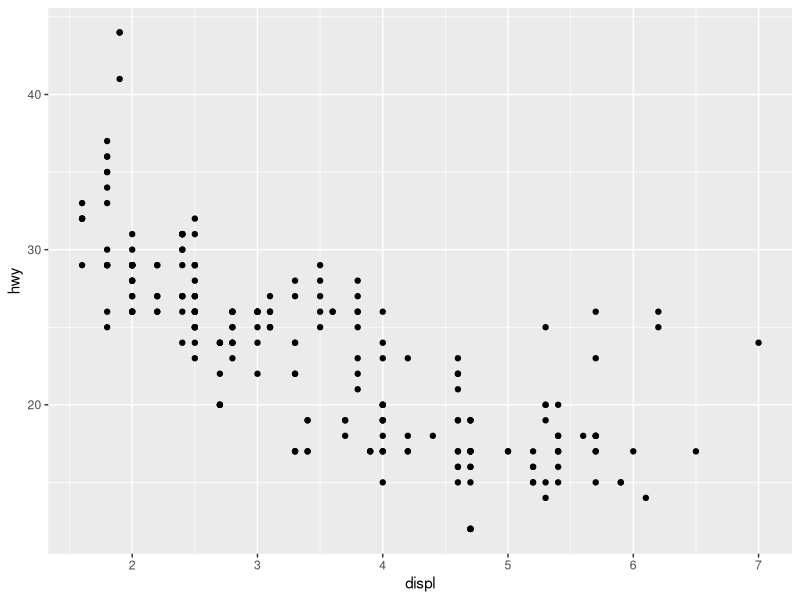
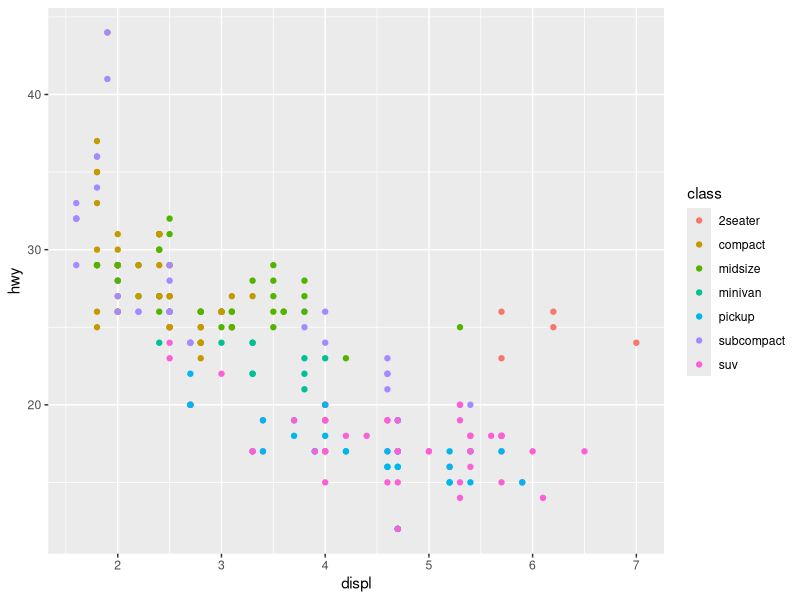
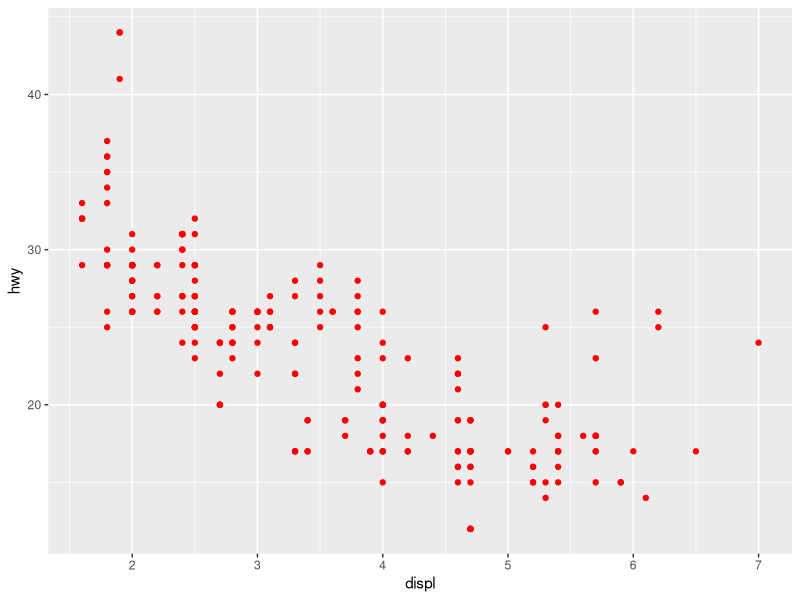
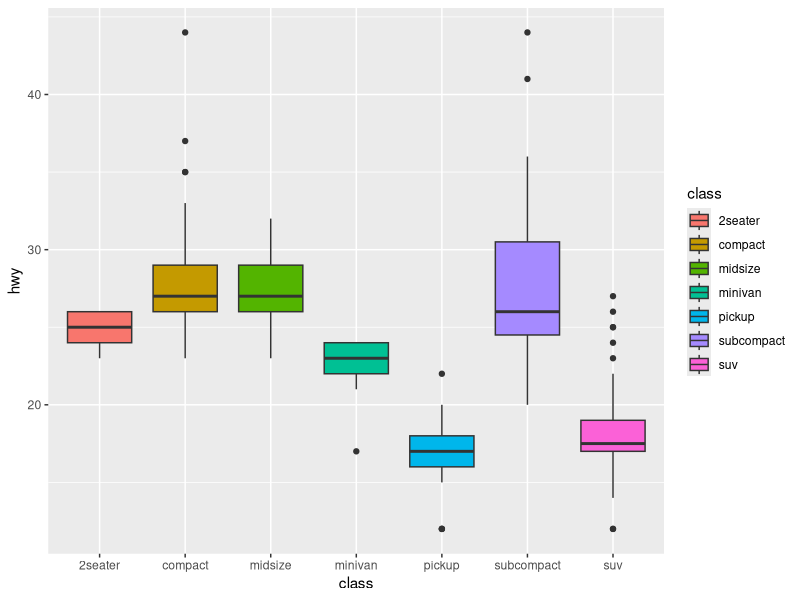
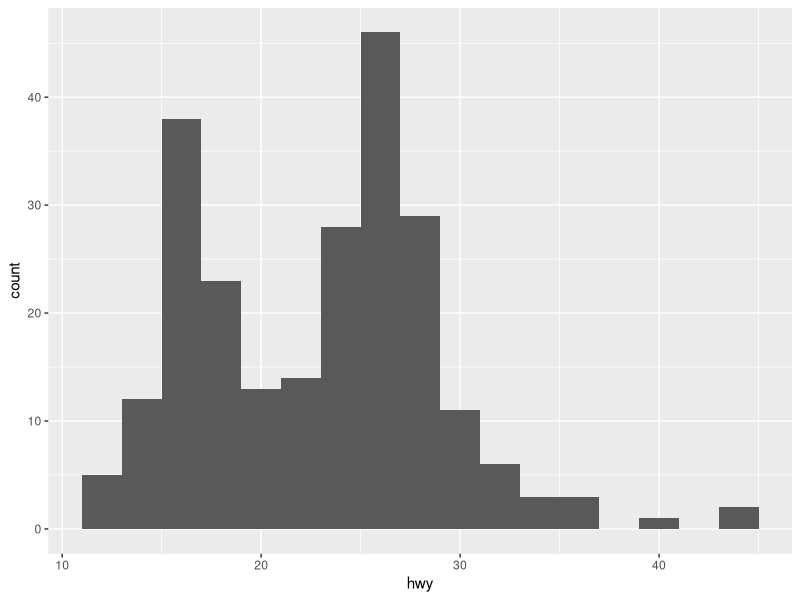
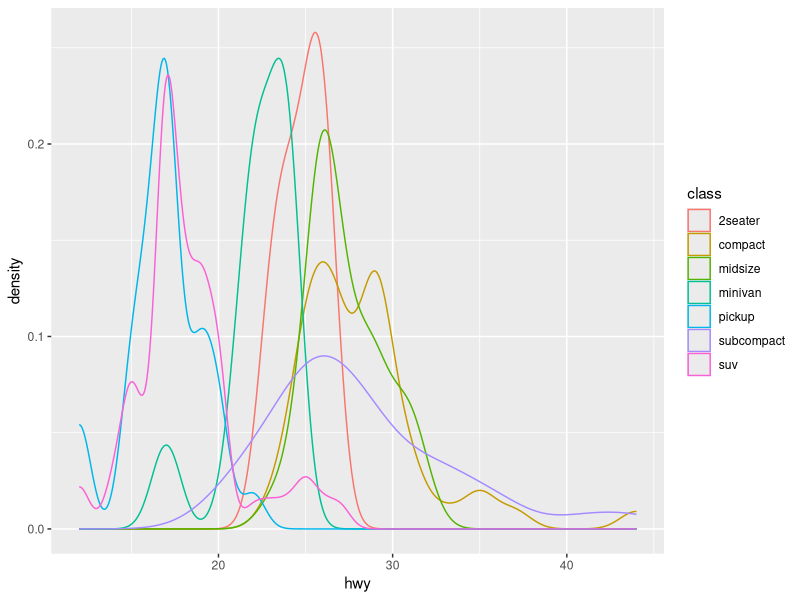
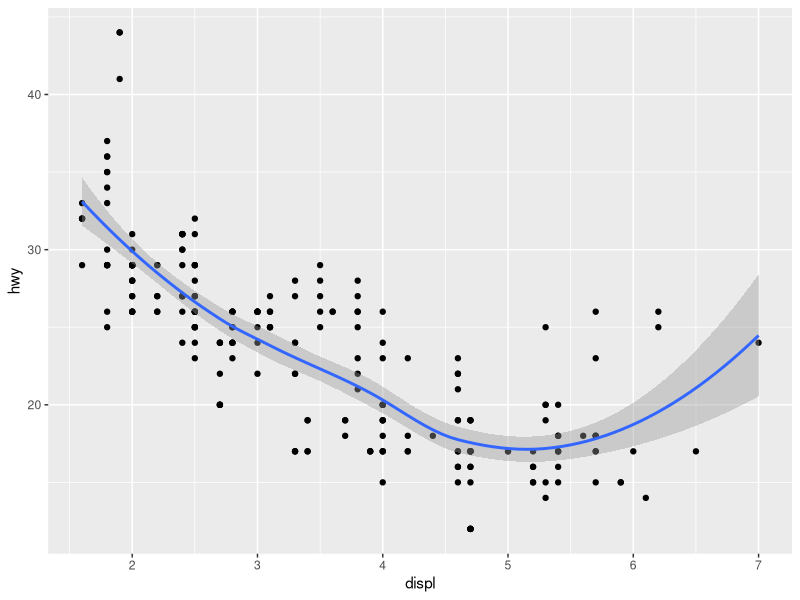

Write R code to recreate these figures, in order.
## ---- chunk 1
library(tidyverse)
## ---- chunk 2
mpg # fuel economy data for 38 models of car
## ---- chunk 3
head(mpg, n = 5) # notice that now we have only the top 5 ROWS showing
## ---- chunk 4
tail(mpg, n = 3) # now we have the end three rows only
## ---- chunk 5
str(mpg)
## ---- chunk 6
ggplot(data = mpg) +
  geom_point(mapping = aes(x = displ, y = hwy))
## ---- chunk 7
ggplot(data = mpg) +
  geom_point(mapping = aes(x = displ, y = hwy, colour = class)) # colouring data points by the grouping of CLASS (e.g. what car they are - campervan, suv etc)
## ---- chunk 8
ggplot(data = mpg) +
  geom_point(mapping = aes(x = displ, y = hwy), colour = "red") # when we want to colour ALL the points the same, we put colour OUTSIDE of the aes()
## ---- chunk 9
ggplot(mpg) + 
  geom_boxplot(aes(class, hwy, fill = class)) # note that this time we use FILL instead of colour
## ---- chunk 10
ggplot(mpg) +
  geom_histogram(aes(hwy), binwidth = 2) # you should always explore the binwidth values and use the one which best tells your story
## ---- chunk 11
ggplot(mpg) +
  geom_density(aes(hwy, colour = class))
## ---- chunk 12

## ---- chunk 13
ggplot(mpg) + 
  geom_point(aes(displ, hwy)) +
  geom_smooth(aes(displ, hwy))
## ---- chunk 14

## ---- chunk 15

